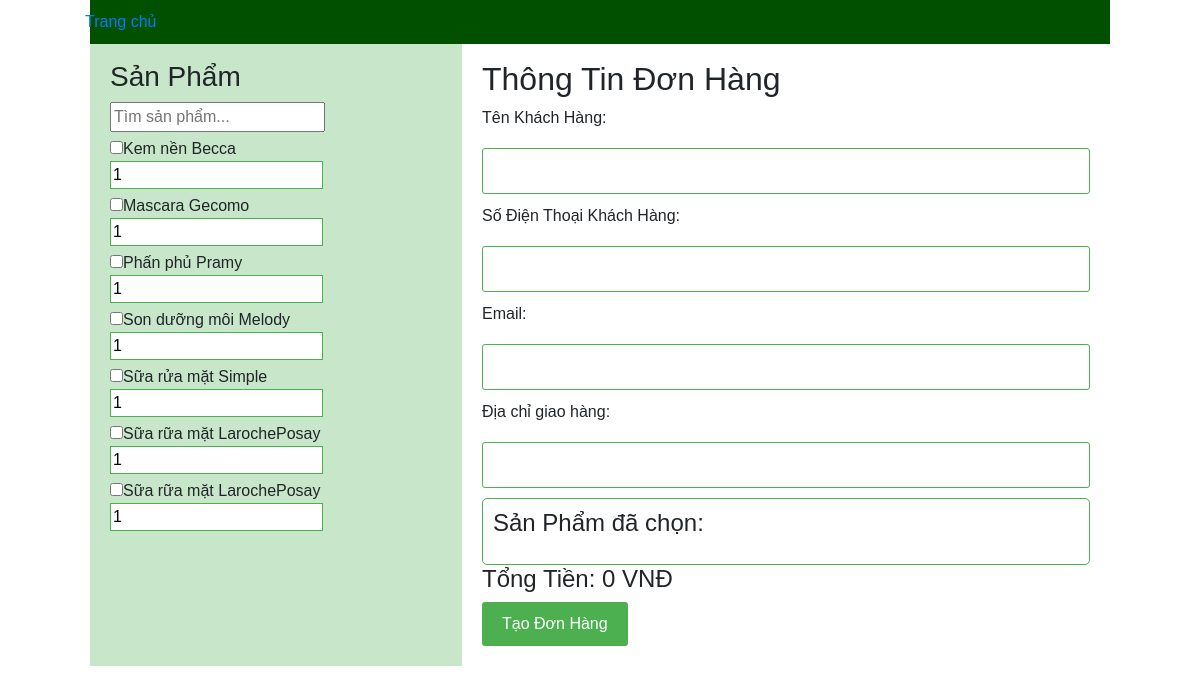
The page /TaoDonHang.php on the database as committed earlier.
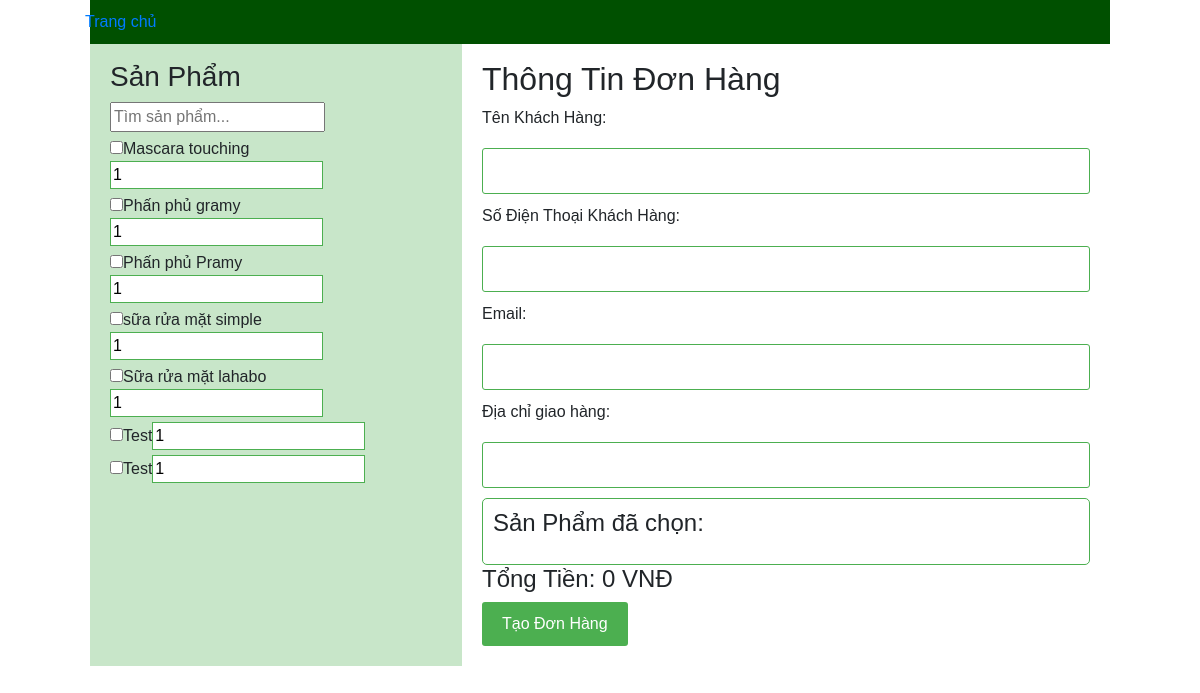
The same page on the database as committed later.
### tables this page shows
CREATE TABLE `sanpham` (
  `MaSanPham` int(11) NOT NULL,
  `TenSanPham` varchar(100) NOT NULL,
  `SoLuongTon` int(11) NOT NULL DEFAULT 1,
  `MoTa` varchar(100) DEFAULT NULL,
  `GiaBan` double NOT NULL,
  `GiaNhap` double NOT NULL,
  `ThuongHieu` varchar(100) DEFAULT NULL,
  `HinhAnh` varchar(50) NOT NULL,
  `HanSuDung` date DEFAULT NULL,
  `LoaiSanPham` int(11) NOT NULL,
  `NhaCungCap` int(11) NOT NULL,
  `trangThai` tinyint(4) NOT NULL DEFAULT 1
);

### model/mProductNVBH.php (called while the page is built, shortened)
<?php
include_once("connect.php");
class mProduct {
    function selectAllProduct() {
        $p = new ConnectDB();
        if ($p->connect_DB($con)) {
            $str = "SELECT * FROM sanpham";
            $tbl = mysqli_query($con, $str);
            return $tbl;
        } else {
            return false;
        }
    }
}
?>

### model/connect.php (called while the page is built, shortened)
<?php
    class ConnectDB{
        function connect_DB(& $conn){
            $conn = mysqli_connect("localhost", "root", "", "mypham");
            if ($conn){
                mysqli_set_charset($conn, "utf8");
                return $conn;
            }else{
                return false;
            }
        }
    }
?>

### controller/cProductNVBH.php (called while the page is built, shortened)
<?php
    include_once("Model/mProductNVBH.php");
    class cProduct{
        function getAllProduct(){
            $p = new mProduct();
            $tbl = $p -> selectAllProduct();
            return $tbl;
        }
    }
?>

### view/vProductNVBH.php (the view)
<?php
include_once("Controller/cProductNVBH.php");
class VProduct {
    function viewAllProduct() {
        $c = new CProduct();
        $tbl = $c->getAllProduct();
        showProduct($tbl);
    }
}
function showProduct($tbl) {
    if ($tbl) {
        echo "<ul>";
        while ($row = mysqli_fetch_assoc($tbl)) {
            echo "<li>";
            echo "<input type='checkbox' class='product-checkbox' data-product-id='" . $row["MaSanPham"] . "' data-product-price='" . $row["GiaBan"] . "'>";
            echo $row["TenSanPham"];
            echo "<input type='number' class='product-quantity' min='1' value='1'>";
            echo "</li>";
        }
        echo "</ul>";
    } else {
        echo "Không có dữ liệu sản phẩm.";
    }
}
?>

Rows that differ between the two databases and show on the page:
removed sanpham: TenSanPham "Sữa rữa mặt LarochePosay"
removed sanpham: TenSanPham "Sữa rữa mặt LarochePosay"
changed sanpham: TenSanPham "Kem nền Becca" → "Mascara touching"
changed sanpham: TenSanPham "Mascara Gecomo" → "Phấn phủ gramy"
changed sanpham: TenSanPham "Son dưỡng môi Melody" → "sữa rửa mặt simple"
changed sanpham: TenSanPham "Sữa rửa mặt Simple" → "Sữa rửa mặt lahabo"
added sanpham: TenSanPham "Test"
added sanpham: TenSanPham "Test"
